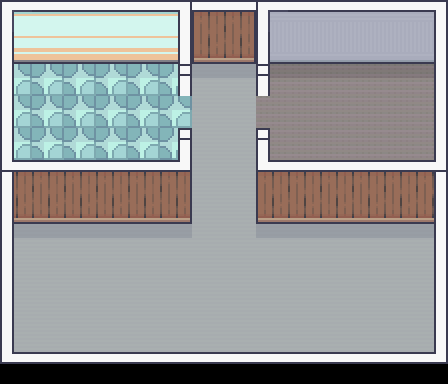

Below is a game level as drawn by its tile map, then a one-line description and the .tmx that defines it (tile-layer data replaced by summaries):
An orthogonal 14x12 tile map with 32x32 px tiles, 4 tile layers (Ground, Wall, Wall-Outline-1, Wall-Outline-2), 9 tilesets and 57 objects (door, start).

<map version="1.10" tiledversion="1.11.0" orientation="orthogonal" renderorder="right-down" width="14" height="12" tilewidth="32" tileheight="32" infinite="0" nextlayerid="25" nextobjectid="263">
 <tileset firstgid="1" source="../Tilesets/RoomBuilder-32x.tsx" />
 <tileset firstgid="392" source="../Tilesets/Small-Object-Tiles.tsx" />
 <tileset firstgid="456" source="../Tilesets/64x32/64x32.tsx" />
 <tileset firstgid="459" source="../Tilesets/64x96/64x96.tsx" />
 <tileset firstgid="475" source="../Tilesets/32x64/32x64.tsx" />
 <tileset firstgid="493" source="../Tilesets/96x64/96x64.tsx" />
 <tileset firstgid="497" source="../Tilesets/96x96/96x96.tsx" />
 <tileset firstgid="499" source="../Tilesets/32x32/32x32.tsx" />
 <tileset firstgid="519" source="../Tilesets/64x64/64x64.tsx" />
 <layer id="2" name="Ground" width="14" height="12">
  <data>[168 cells, 126 non-empty, 5 distinct tile ids]</data>
 </layer>
 <objectgroup id="19" name="Objects-3">
  <object id="218" gid="457" x="-7" y="176.75" width="123.75" height="61.875" />
  <object id="219" gid="456" x="314" y="203.25" width="150.25" height="75.125" />
  <object id="220" gid="464" x="273.5" y="223.5" width="64" height="96" />
 </objectgroup>
 <layer id="3" name="Wall" width="14" height="12">
  <data>[168 cells, 52 non-empty, 18 distinct tile ids]</data>
 </layer>
 <group id="13" name="Objects">
  <objectgroup id="20" name="Objects-1">
   <object id="222" gid="494" x="13.3333" y="251.333" width="96" height="64" />
   <object id="223" gid="460" x="-8" y="332" width="64" height="96" />
   <object id="224" gid="498" x="49" y="343" width="96" height="96" />
   <object id="225" gid="486" x="160" y="330" width="32" height="64" />
   <object id="227" gid="466" x="127.5" y="257" width="64" height="96" />
   <object id="228" gid="476" x="263.167" y="260.333" width="45.5" height="91" />
   <object id="229" gid="481" x="309.667" y="268.667" width="41.6667" height="83.3333" />
   <object id="230" gid="463" x="349.222" y="305.333" width="86.4444" height="129.667" />
   <object id="231" gid="477" x="304.333" y="313.333" width="32" height="64" />
   <object id="232" gid="477" x="344.333" y="314" width="32" height="64" />
   <object id="234" gid="480" x="367" y="333.333" width="32" height="64" />
   <object id="235" gid="525" x="192" y="352" width="64" height="64" />
   <object id="236" gid="511" x="359.667" y="106.667" width="77.6667" height="77.6667" />
   <object id="237" gid="518" x="319" y="83.5" width="50" height="50" />
   <object id="238" gid="523" x="266.75" y="81.75" width="64" height="64" />
   <object id="239" gid="2147484143" x="63.5" y="106" width="125.5" height="83.6667" />
   <object id="240" gid="516" x="-3" y="102" width="64" height="64" />
   <object id="241" gid="393" x="22.3333" y="63.6667" width="32" height="32" />
  </objectgroup>
  <objectgroup id="21" name="Objects-2">
   <object id="244" gid="484" x="146" y="46.9091" width="22.3636" height="44.7273" />
   <object id="246" gid="458" x="279.5" y="341" width="123" height="61.5" />
   <object id="247" gid="517" x="396" y="202" width="32" height="32" />
  </objectgroup>
  <objectgroup id="24" name="Mini-Objects">
   <object id="260" gid="507" x="144.5" y="319.5" width="64" height="64" />
   <object id="261" gid="402" x="357.333" y="172.167" width="32" height="32" />
   <object id="262" gid="416" x="384.666" y="170.833" width="32" height="32" />
  </objectgroup>
 </group>
 <group id="11" name="Wall-Outline">
  <layer id="4" name="Wall-Outline-1" width="14" height="12">
   <data>[168 cells, 54 non-empty, 8 distinct tile ids]</data>
  </layer>
  <layer id="5" name="Wall-Outline-2" width="14" height="12">
   <data>[168 cells, 18 non-empty, 7 distinct tile ids]</data>
  </layer>
 </group>
 <objectgroup id="22" name="Doors-2">
  <object id="248" gid="482" x="246.75" y="129.5" width="32" height="64" />
  <object id="250" gid="482" x="169.25" y="130" width="32" height="64" />
 </objectgroup>
 <group id="17" name="Hitboxes">
  <objectgroup id="14" name="Wall-Hitbox" visible="0">
   <object id="169" x="1.33333" y="0" width="445.333" height="63.3333" />
   <object id="171" x="178.5" y="0.5" width="13" height="65.6136" />
   <object id="172" x="255.5" y="-0.5" width="14.75" height="66.5625" />
   <object id="174" x="178" y="128.25" width="14" height="95.75" />
   <object id="175" x="256.25" y="128.25" width="13.75" height="95.75" />
   <object id="176" x="0.75" y="178.5" width="191.25" height="45.5" />
   <object id="177" x="256.667" y="179.167" width="190.667" height="44.8333" />
   <object id="178" x="0.333333" y="-0.333333" width="13.6667" height="363.667" />
   <object id="179" x="-0.333333" y="351.728" width="448.583" height="13.2115" />
   <object id="180" x="434" y="-1" width="15.5" height="370.5" />
  </objectgroup>
  <objectgroup id="15" name="Object-Hitbox" visible="0">
   <object id="181" x="73.6364" y="47.8182" width="104.909" height="43.8182" />
   <object id="183" x="13.8182" y="70.5455" width="37.6364" height="25.8182" />
   <object id="185" x="14" y="145.25" width="83" height="35" />
   <object id="186" x="272.5" y="52.5" width="86.25" height="24" />
   <object id="187" x="358.75" y="62.75" width="75.25" height="44.25" />
   <object id="188" x="339.25" y="144.083" width="95.25" height="34.4167" />
   <object id="189" x="273.75" y="150" width="63.25" height="29" />
   <object id="190" x="267.273" y="211.818" width="37.2727" height="43.4545" />
   <object id="192" x="311.75" y="222.25" width="110.25" height="33" />
   <object id="193" x="406.727" y="222.364" width="28" height="47.4545" />
   <object id="194" x="296" y="282" width="88.75" height="52.25" />
   <object id="196" x="15" y="221" width="94.0003" height="27" />
   <object id="197" x="13" y="263.333" width="30.6667" height="64" />
   <object id="203" x="58" y="264.333" width="76.3333" height="61.6667" />
   <object id="205" x="159.697" y="270.606" width="32.606" height="50.1818" />
   <object id="206" x="149.667" y="222" width="20" height="13.3333" />
  </objectgroup>
  <objectgroup id="18" name="Outdoor-Hitbox" visible="0">
   <object id="216" name="door" x="196.917" y="331" width="52.75" height="30.3333" />
  </objectgroup>
 </group>
 <objectgroup id="23" name="Marker" visible="0">
  <object id="259" name="start" x="223.875" y="291.625">
   <point />
  </object>
 </objectgroup>
</map>
